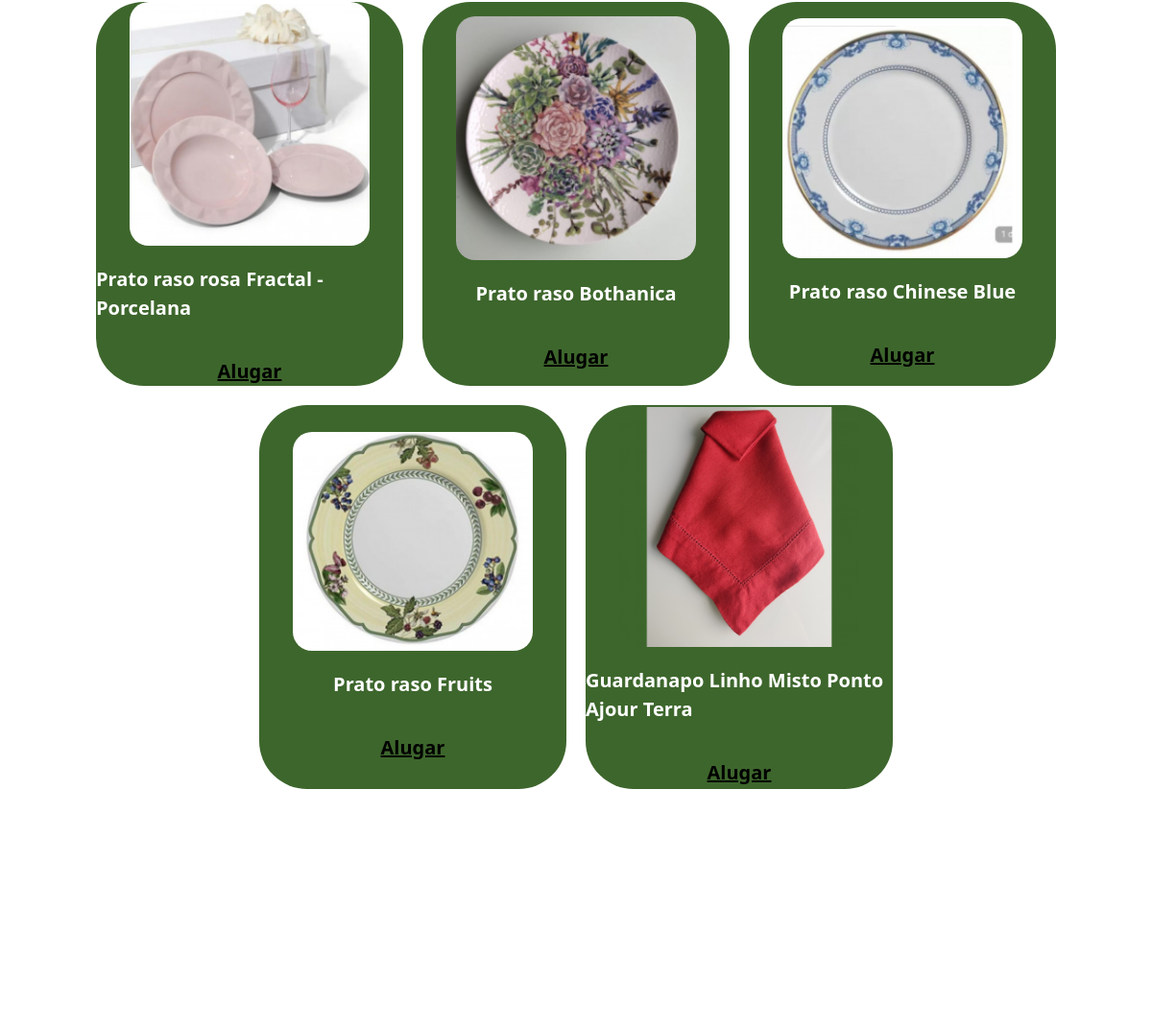
The page /categoria/PRATO RASO/ (middle part) on the database as committed earlier.
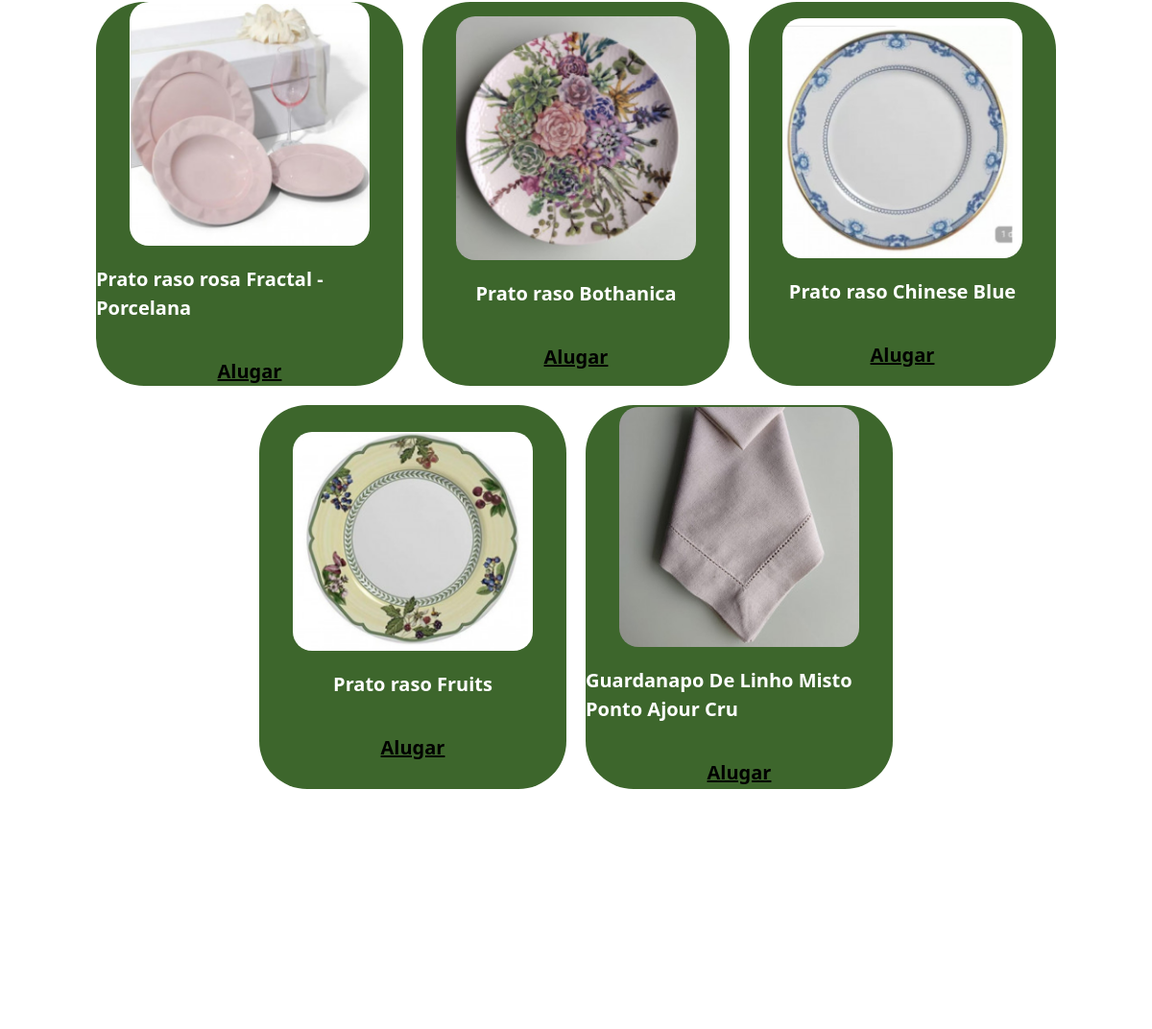
The same page on the database as committed later.
### categorias/models.py (models this page shows)
class Produto(models.Model):
    OPCOES_CATEGORIA = [
        ("PRATO RASO", "Prato Raso"),
        ("GUARDANAPO", "Guardanapo"),
        ("TALHER", "Talher"),
        ("TACAS", "Tacas"),
        ("TRILHOS DE MESA", "Trilhos de Mesa"),
        ("SOUSPLAT", "Sousplat"),
        ("JOGO AMERICANO", "Jogo Americano"),
        ("CHA E CAFE", "Cha e Cafe"),
        ("PRATO SOBREMESA", "Prato Sobremesa"),
        ("PORTA GUARDANAPO", "Porta Guardanapo"),
    ]
    OPCOES_ESTILO = [
        ("ELEGANTE", "Elegante"),
        ("TROPICAL", "Tropical"),
        ("FLORIDO", "Florido"),
    ]
    nome = models.CharField(max_length=100)
    categoria = models.CharField(max_length=150, choices=OPCOES_CATEGORIA, default='')
    preco = models.DecimalField(decimal_places=2, max_digits=10)
    quantidade_estoque = models.IntegerField(null=False, blank=False, default=0)
    imagem = models.ImageField(upload_to="imagens/", blank=True)
    cor = models.CharField(max_length=100)
    estilo = models.CharField(max_length=100, choices=OPCOES_ESTILO, default='')
    publicado = models.BooleanField(default=False)

### categorias/views.py (the view)
# urls.py: path('categoria/<categoria_name>/', views.categorias, name='categorias'),
def categorias(request, categoria_name):
    produtos = Produto.objects.filter(categoria=categoria_name).filter(publicado=True)
    context = {
        'produtos': produtos,
        'categoria': categoria_name
    }
    return render(request, 'categorias/categoria.html', context)

### templates/categorias/categoria.html (shortened to what this page needs)
{% extends "partials/base.html" %}
{% block content %}
      <section class="cards_container">
        <section class="cardsSection1">
        {% for produto in produtos %}
          <div class="cards">
              <img src="{{ produto.imagem.url }}" class="imagem2">
              <p class="dg">{{ produto.nome }}</p>
              <a href="{% url 'add_to_cart' produto.id %}" class="ancor">Alugar</a>
          </div>
        {% endfor %}
        </section>
    </section>
{% endblock %}

### templates/partials/base.html (shortened to what this page needs)
{% load static %}
<!DOCTYPE html>
<html lang="PT-BR">
<head>
    <link rel="stylesheet" href="https://stackpath.bootstrapcdn.com/bootstrap/4.5.2/css/bootstrap.min.css">
    <link rel="stylesheet" href="{% static 'styles/style.css' %}">
</head>
<body>
        {% include "partials/header.html" %}
    <main>
        {% block content %}
        {% endblock %}
    </main>
</body>
</html>

### templates/partials/header.html (shortened to what this page needs)
{% load static %}
<!DOCTYPE html>
<html lang="PT-BR">
<head>
  <link rel="stylesheet" href="https://stackpath.bootstrapcdn.com/bootstrap/4.5.2/css/bootstrap.min.css">
  <link rel="stylesheet" href="{% static 'styles/header.css' %}">
  <link rel="stylesheet" href="https://cdn.jsdelivr.net/npm/bootstrap@5.2.2/dist/css/bootstrap.min.css">
</head>
<body>
</body>
</html>

### setup/static/styles/style.css (style rules this page uses)
body { background-color: #001b02; overflow-x: hidden; }
main { position: relative; top: 150px; display: flex; flex-direction: column; gap: 100px; }
* { margin: 0; padding: 0; box-sizing: border-box; }
a { text-decoration: none; }
.cards_container { max-width: 1000px; margin: 0 auto; }
.cardsSection1 { display: flex; flex-wrap: wrap; justify-content: center; gap: 20px; }
.imagem2 { width: 250px; border-radius: 20px; }
.dg { color: rgb(255, 255, 255); font-size: 20px; font-weight: bold; }
.cards { display: flex; flex-direction: column; align-items: center; justify-content: center; background-color: #3d662c; width: 320px; height: 400px; border-radius: 50px; gap: 20px; }
.ancor { font-size: 20px; font-weight: bold; color: rgb(0, 0, 0); }

### setup/static/styles/header.css (style rules this page uses)
body { background-color: #001b02; overflow-x: hidden; }
* { margin: 0; padding: 0; box-sizing: border-box; }

### templates/partials/base.html (style rules this page uses)
main { position: relative; top: 100px; }

### templates/partials/header.html (style rules this page uses)
body { padding-top: 80px; }

Rows that differ between the two databases and show on the page:
no longer on this page (row edited): Produto: imagem (picture), nome "Guardanapo Linho Misto Ponto Ajour Terra"
added Produto: imagem (picture), nome "Guardanapo De Linho Misto Ponto Ajour Cru"
